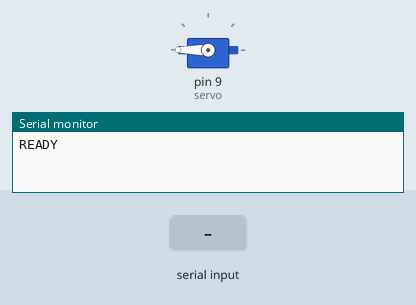
The sketch below on a simulated Arduino Uno, built with avr-gcc and run on an emulated ATmega328P. On the bench: servo, the last lines printed to the serial monitor. The inputs (shaded band) are chosen by the test bench.

Above: at 1.2 s.
1.3 s: "f" received over Serial
At 1.86 s:
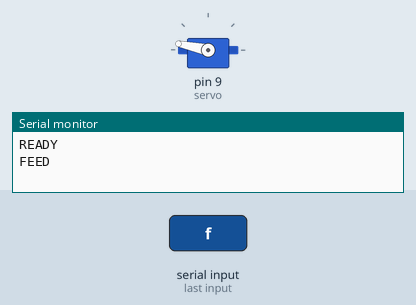
4.3 s: "a" received over Serial
At 5.0 s:
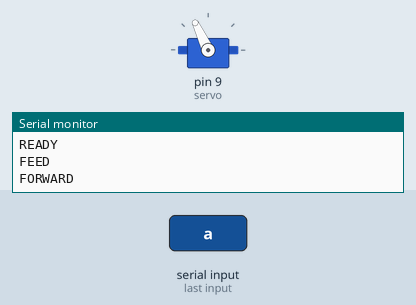
6.0 s: "f" received over Serial
At 10.2 s:
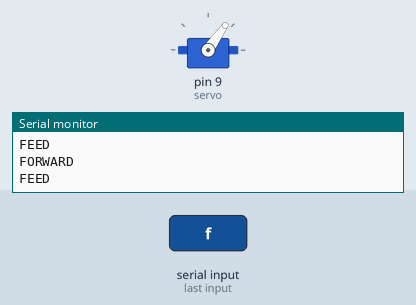
Timing chart, 0 to 11.7 s (numbered marks = the images above; inputs shaded):
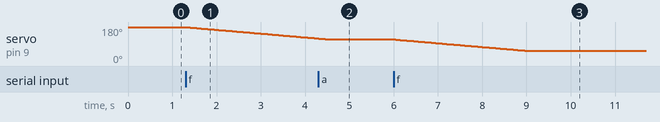

The sketch:

servo_control.ino
```cpp
#include <Servo.h>

//////////// SERVO /////////////////////////

Servo servo;

void servo_RotateTo(int angle) {
  angle = angle > 180 ? 180 : angle;
  angle = angle < 0 ? 0 : angle;

  while (servo.read() < angle || servo.read() > angle) {
    if (servo.read() < angle) {
      servo.write(servo.read() + 1);
      delay(50);
    } else {
      servo.write(servo.read() - 1);
      delay(50);
    }
  }
}

void servo_Feed() {
  servo_RotateTo(servo.read() - 60);
}

void servo_Forward() {
  servo_RotateTo(servo.read() - 5);
}

void servo_Backward() {
  servo_RotateTo(servo.read() + 5);
}

void servo_Initialize() {
  servo.attach(9, 500, 2000);
  servo.write(180);
}

//////////// SERIAL ////////////////////////

void serial_Initialize() {
  Serial.begin(9600);
  while (!Serial) {}
  Serial.println("READY");
}

////////////////////////////////////////////

void setup() {
  serial_Initialize();
  servo_Initialize();
}

void loop() {
  if (Serial.available() > 0) {
    switch (Serial.read()) {
      case 'f':
        Serial.println("FEED");
        servo_Feed();
        break;
      case 'h':
        Serial.println("ALIVE");
        break;
      case 'a':
        Serial.println("FORWARD");
        servo_Forward();
        break;
      case 'b':
        Serial.println("BACKWARD");
        servo_Backward();
        break;
      case 'r':
        Serial.println("RESET");
        servo_Initialize();
        break;
    }
  }
}
```

Measured:
- after the input at 1.3 s, servo on pin 9 (servo): moves from 180° to 120° over 3.0 s, starting at once
- after the input at 4.3 s, servo on pin 9 (servo): 120° → 115° at once
- after the input at 6.0 s, servo on pin 9 (servo): moves from 115° to 55° over 3.0 s, starting at once
